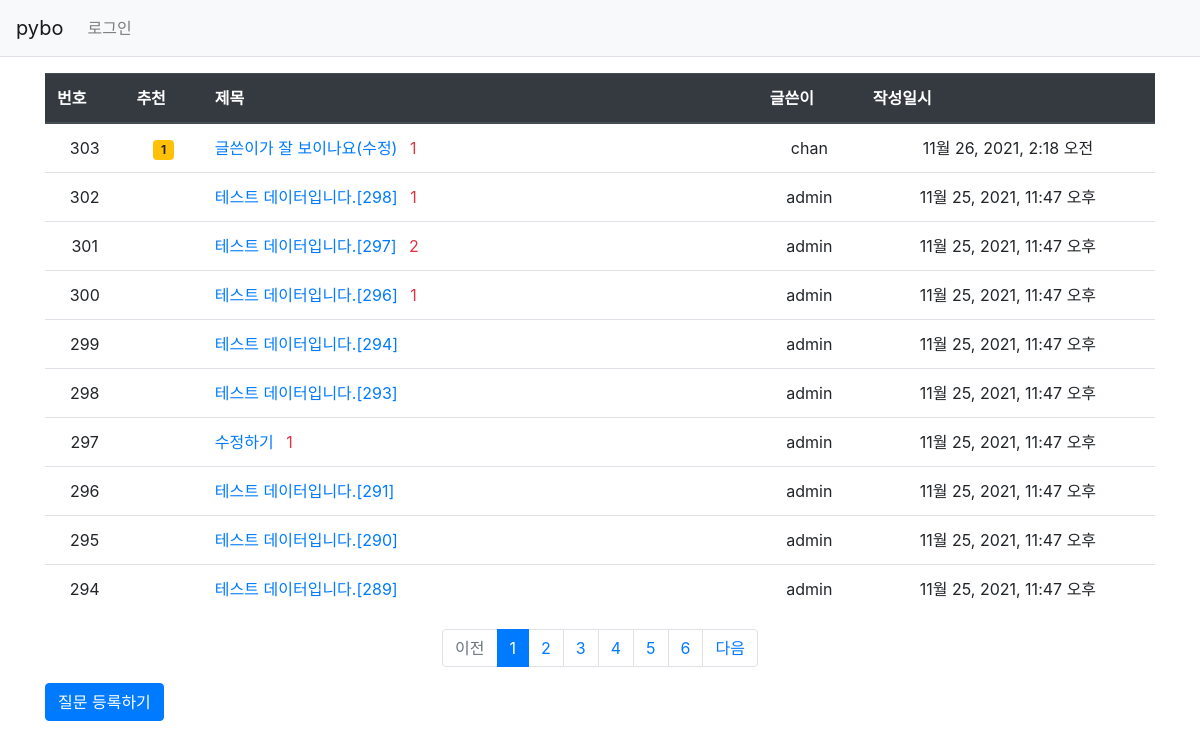
Screenshot of /pybo/ with the database file from the repository.
### pybo/models.py (models this page shows, shortened)
class Question(models.Model):
    author = models.ForeignKey(User, on_delete=models.CASCADE,
                               related_name='author_question')
    subject = models.CharField(max_length=200)
    content = models.TextField()
    create_date = models.DateTimeField()
    modify_date = models.DateTimeField(null=True, blank=True)
    voter = models.ManyToManyField(User, related_name='voter_question') #voter 추가

### pybo/views/base_views.py (the view)
# urls.py: path('', base_views.index, name='index')
def index(request):
    page = request.GET.get('page', '1') #페이지
    question_list = Question.objects.order_by('-create_date')
    paginator = Paginator(question_list, 10)
    page_obj = paginator.get_page(page)
    context = {'question_list' : page_obj}#question_list}
    return render(request, 'pybo/question_list.html', context)

### pybo/templatetags/pybo_filter.py (called while the page is built)
@register.filter
def sub(value, arg):
    return value - arg

### templates/pybo/question_list.html
{% extends 'base.html' %}
{% load pybo_filter %}
{% block content %}
<div class="container my-3">
    <table class="table">
        <thead>
        <tr class="thead-dark">
            <th>번호</th>
            <th>추천</th>
            <th style="width:50%">제목</th>
            <th>글쓴이</th>
            <th>작성일시</th>
        </tr>
        </thead>
        <tbody>
        {% if question_list %}
        {% for question in question_list %}
        <tr class="text-center">
            <td>{{ question_list.paginator.count|sub:question_list.start_index|sub:forloop.counter0|add:1}}</td>
            <td>
                {% if question.voter.all.count > 0  %}
                <span class="badge badge-warning px-2 py-1">
                    {{ question.voter.all.count }}
                </span>
                {% endif %}
            </td>
            <td class="text-left"><a href="{% url 'pybo:detail' question.id %}">
                {{ question.subject }}
                {% if question.answer_set.count > 0 %}
                <span class="text-danger samll ml-2">
                    {{ question.answer_set.count}}
                </span>
                {% endif %}
            </a></td>
            <td>{{ question.author.username}}</td>
            <td>{{question.create_date}}</td>
        </tr>
        {% endfor %}
        {% else %}
        <tr>
            <td colspan="3"> 질문이 없습니다.</td>
        </tr>
        {% endif %}
        </tbody>
    </table>
    <ul class="pagination justify-content-center">
        {% if question_list.has_previous %}
        <li class="page-item">
            <a class="page-link" href="?page={{ question_list.previous_page_number }}">이전</a>
        </li>
        {% else%}
        <li class="page-item disabled">
            <a class="page-link" tabindex="-1" aria-disabled="true" href="#">이전</a>
        </li>
        {% endif %}
        {% for page_number in question_list.paginator.page_range %}
            {% if page_number >= question_list.number|add:-5 and page_number <= question_list.number|add:5 %}
            {% if page_number == question_list.number %}
            <li class="page-item active" aria-current="page">
                <a class="page-link" href="?page={{ page_number }}">
                    {{ page_number }}
                </a>
            </li>
            {% else %}
            <li class="page-item">
                <a class="page-link" href="?page={{ page_number }}">
                    {{ page_number }}
                </a>
            </li>
            {% endif %}
            {% endif %}
        {% endfor %}
        {% if question_list.has_next %}
        <li class="page-item">
            <a class="page-link" href="?page={{ question_list.next_page_number }}">다음</a>
        </li>
        {% else %}
        <li class="page-item disabled">
            <a class="page-link" tabindex="-1" aria-disabled="true" href="#">다음</a>
        </li>
        {% endif %}
    </ul>
    <a href="{% url 'pybo:question_create' %}" class="btn btn-primary">질문 등록하기</a>
</div>
{% endblock %}

### rows the page displays
Question: paginator.count|sub "303", voter.all.count "1", subject "글쓴이가 잘 보이나요(수정)", answer_set.count "1", author.username "chan", create_date "11월 26, 2021, 2:18 오전"
Question: paginator.count|sub "302", subject "테스트 데이터입니다.[298]", answer_set.count "1", author.username "admin", create_date "11월 25, 2021, 11:47 오후"
Question: paginator.count|sub "301", subject "테스트 데이터입니다.[297]", answer_set.count "2", author.username "admin", create_date "11월 25, 2021, 11:47 오후"
Question: paginator.count|sub "300", subject "테스트 데이터입니다.[296]", answer_set.count "1", author.username "admin", create_date "11월 25, 2021, 11:47 오후"
Question: paginator.count|sub "299", subject "테스트 데이터입니다.[294]", author.username "admin", create_date "11월 25, 2021, 11:47 오후"
Question: paginator.count|sub "298", subject "테스트 데이터입니다.[293]", author.username "admin", create_date "11월 25, 2021, 11:47 오후"
Question: paginator.count|sub "297", subject "수정하기", answer_set.count "1", author.username "admin", create_date "11월 25, 2021, 11:47 오후"
Question: paginator.count|sub "296", subject "테스트 데이터입니다.[291]", author.username "admin", create_date "11월 25, 2021, 11:47 오후"
Question: paginator.count|sub "295", subject "테스트 데이터입니다.[290]", author.username "admin", create_date "11월 25, 2021, 11:47 오후"
Question: paginator.count|sub "294", subject "테스트 데이터입니다.[289]", author.username "admin", create_date "11월 25, 2021, 11:47 오후"

### other values shown
{{ page_number }} "1"
{{ page_number }} "2" "3" "4" "5" "6"
